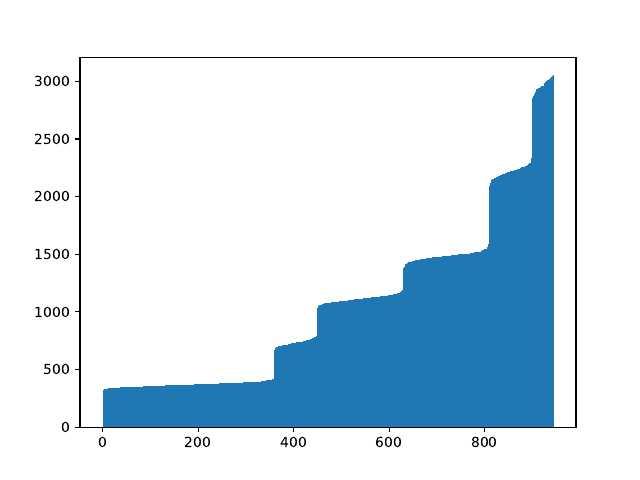

Write Python code to recreate this figure.
import random
from math import factorial

import matplotlib.pyplot as plt
from cogent3 import TreeNode, make_tree
import numpy as np


def _generate_tree(taxa: int) -> TreeNode:
    tree_builder = [f"t{i}" for i in range(taxa)]
    while len(tree_builder) > 1:
        tree_builder.append(
            (
                tree_builder.pop(random.randrange(len(tree_builder))),
                tree_builder.pop(random.randrange(len(tree_builder))),
            )
        )
    return make_tree(str(tree_builder[0])).sorted()


def number_of_rooted_trees(taxa: int) -> int:
    return factorial(2 * taxa - 3) // ((2 ** (taxa - 2)) * factorial(taxa - 2))


def experiment(taxa, trials):
    counts = {}
    for i in range(trials):
        print(f"\rIter {i + 1}/{trials}", end="")
        tree_str = _generate_tree(taxa).get_newick()
        counts[tree_str] = counts.get(tree_str, 0) + 1
    print()

    total_possibilities = number_of_rooted_trees(taxa)
    print(f"Total Trees: {total_possibilities}")
    bar_heights = np.zeros(total_possibilities)

    bar_heights[: len(counts)] = np.array(sorted(list(counts.values())))
    plt.bar(np.arange(total_possibilities), bar_heights)
    plt.savefig("tree_distribution.pdf")

    most_frequent = max(counts, key=lambda x: counts[x])
    least_frequent = min(counts, key=lambda x: counts[x])
    print(f"Most frequent: {counts[most_frequent]} - {most_frequent}")
    print(f"Least frequent: {counts[least_frequent]} - {least_frequent}")
    print(f"Expected: {trials / total_possibilities}")


if __name__ == "__main__":
    experiment(6, 1000000)
